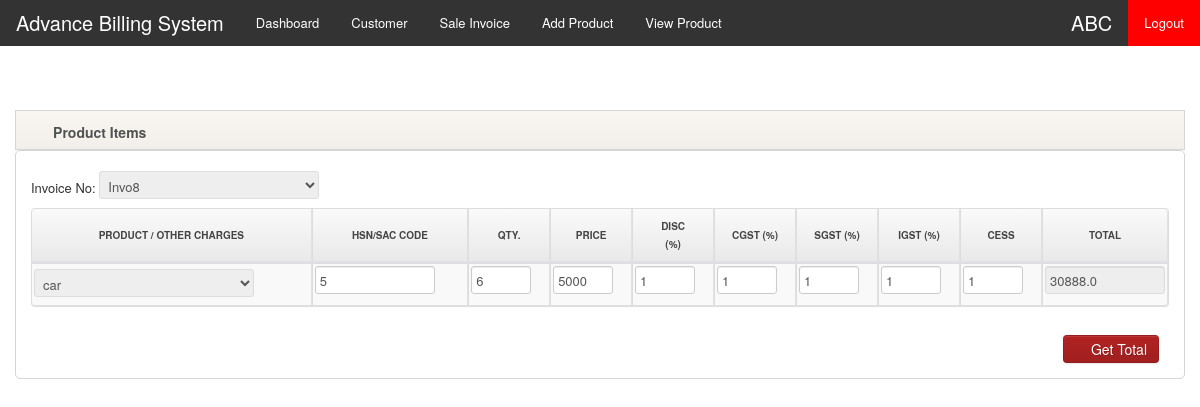
Screenshot of /productUpdate/17/ (signed in) with the database file from the repository.
### organisation/models.py (models this page shows, shortened)
class OrganisationDetails(models.Model):
    company_name = models.CharField(max_length=50)
    company_type = models.CharField(max_length=50)
    pan_number = models.CharField(max_length=10)
    gstin_number = models.CharField(max_length=15)
    address_1 = models.CharField(max_length=90)
    address_2 = models.CharField(max_length=90)
    state = models.CharField(max_length=60)
    city = models.CharField(max_length=60)
    pincode = models.CharField(max_length=6)
    full_name = models.CharField(max_length=50)
    phone = models.CharField(max_length=10)
    email  = models.EmailField()
    user_id = models.CharField(max_length=40)
    password_1 = models.CharField(max_length=40)
    password_2 = models.CharField(max_length=40)

class Product(models.Model):
    companyName = models.ForeignKey(OrganisationDetails, on_delete=models.CASCADE,default="")
    Invoice = models.ForeignKey(Invoice_Details, on_delete=models.CASCADE,default="")
    Product_name = models.CharField(max_length = 50)
    Hsn_code = models.CharField(max_length = 20)
    Qty = models.IntegerField()
    Price = models.IntegerField()
    Discount = models.IntegerField()
    Cgst = models.IntegerField()
    Sgst = models.IntegerField()
    Igst = models.IntegerField()
    Cess = models.IntegerField()
    Total = models.FloatField()

class Invoice_Details(models.Model):
    companyName = models.ForeignKey(OrganisationDetails, on_delete=models.CASCADE,default="")
    Cust_name = models.ForeignKey(CustomerDetails, on_delete=models.CASCADE,default="")
    Invoice_type = models.CharField(max_length = 50)
    Invoice_num = models.CharField(max_length = 10)
    Date = models.DateField(auto_now=False,blank=True)
    Dispatch_through = models.CharField(max_length = 50)
    Due_date = models.DateField(auto_now=False,blank=True)
    Bank = models.CharField(max_length = 20)
    Payment_type = models.CharField(max_length = 20)
    Payment_note = models.TextField(max_length=50)
    T_c = models.TextField(max_length=100)
    Document_note = models.TextField(max_length=100)
    qrcode = models.ImageField(upload_to="", default="", blank=True)
    def __str__(self):
        return self.Invoice_num

### organisation/views.py (the view, shortened to what this page needs)
# urls.py: path('productUpdate/<int:prod_up>/',ProductUpdate,name='ProdUp'),
def ProductUpdate(request,prod_up):
    if 'org' in request.session:
        org = OrganisationDetails.objects.get(user_id = request.session['org'])
        invo = Invoice_Details.objects.filter(companyName=org)
        prod = Product.objects.get(id=prod_up)
        a=AddProduct.objects.get(Product_name=prod.Product_name,companyName=request.session['orgid'])
        xy=prod.Qty
        print("hello",a.Qty,xy)
        return render(request,'updateproduct.html',{'org':org.company_name,'invo':invo,'data':prod})
    else:
        return redirect('login')

### organisation/templates/updateproduct.html (shortened to what this page needs)
{% extends 'base.html' %}
{% block content %}
<head>
</head>
<div class="span12" style="margin-top:10px;">
    <div class="widget-header"> <i class="fa fa-th-list"></i>
        <h3>Product Items</h3>
    </div>
    <form method="POST">
    <div class="widget-content">
        Invoice No:
        <select name="Invoice"  readonly>
            <option value="{{ data.Invoice }}" >
                 {{ data.Invoice }}
            </option>
          </select>
        <table class="invoice-product-items-table table table-striped table-bordered
                                                                 " >
            <thead>
                <tr>
                    <th><center>Product / Other Charges</center></th>
                    <th><center>HSN/SAC Code</center> </th>
                    <th><center>Qty.</center> </th>
                    <th> <center>Price</center> </th>
                    <th class="discount_field"><center>Disc<br>(%)</center> </th>
                    <th><center>CGST (%)</center> </th>
                    <th><center>SGST (%)</center> </th>
                    <th><center>IGST (%)</center> </th>
                    <th><center>CESS</center> </th>
                    <th><center>Total</center></th>
                </tr>
            </thead>
            <tbody>
            <tr>
                    <td>
                        <select name="Product_name" readonly>
                            <option value="{{ data.Product_name }}" >
                                {{ data.Product_name }}
                            </option>
                           </select>
                    </td>
                    <td>
                        <input type="text" name="Hsn_code" id="id_Hsn_code" value="{{ data.Hsn_code }}">
                    </td>
                    <td>
                        <input type="number" name="Qty" id="id_Qty" value="{{ data.Qty }}">
                    </td>
                    <td>
                       <input type="number" name="Price" id="id_Price" value="{{ data.Price }}">
                    </td>
                    <td class="discount_field">
                        <input type="number" name="Discount" id="id_Discount" value="{{ data.Discount }}">
                    </td>
                    <td>
                        <input type="number" name="Cgst" id="id_Cgst" value="{{ data.Cgst }}">
                    </td>
                    <td>
                        <input type="number" name="Sgst" id="id_Sgst" value="{{ data.Sgst }}">
                    </td>
                    <td>
                        <input type="number" name="Igst" id="id_Igst" value="{{ data.Igst }}">
                    </td>
                    <td>
                        <input type="number" name="Cess" id="id_Cess" value="{{ data.Cess }}">
                    </td>
                    <td style="width:90px;">
                        <center>
                            <input type="text" name="Total" value="{{ data.Total }}" required="" id="id_Total" readonly = "readonly">
                        </center>
                    </td>
                </tr>
            </tbody>
        </table>
            <div class="action-btn-container">
                <button onclick="calc();" class="btn btn-primary" style="float:right;margin-top:10px;background-color: firebrick; margin-right: 10px "><i class="fa fa-save"></i>Get Total</button>
                </div>
        </div>
        </div>
{% endblock %}

### organisation/templates/base.html (shortened to what this page needs)
{% load static %}
<html>
    <head>
    <link rel="stylesheet" href="https://stackpath.bootstrapcdn.com/bootstrap/4.1.3/css/bootstrap.min.css">
    <link rel="stylesheet" type="text/css" href="{% static 'OpenSans.css' %}">
    <link rel="stylesheet" type="text/css" href="{% static 'style.css' %}">
    <link rel="stylesheet" type="text/css" href="{% static 'custom.css' %}">
    <link rel="stylesheet" type="text/css" href="{% static 'dashboard.css' %}">
    <link rel="stylesheet" type="text/css" href="{% static 'fieldset.css' %}">
    <link rel="stylesheet" type="text/css" href="{% static 'font-awesome.css' %}">
    <link rel="stylesheet" type="text/css" href="{% static 'footable.bootstrap.min.css' %}">
    <link rel="stylesheet" type="text/css" href="{% static 'jquery-te-1.4.0.css' %}">
    <link rel="stylesheet" type="text/css" href="{% static 'jquery-ui.css' %}">
    <link rel="stylesheet" type="text/css" href="{% static 'multi-select.css' %}">
    <link rel="stylesheet" type="text/css" href="{% static 'plans.css' %}">
    <link rel="stylesheet" type="text/css" href="{% static 'select2.min.css' %}">
    <link rel="stylesheet" type="text/css" href="{% static 'my-bootstrap.min.css' %}">
    <link rel="stylesheet" type="text/css" href="{% static 'bootstrap-tagsinput.css' %}">
    <link rel="stylesheet" type="text/css" href="{% static 'bootstrap-responsive.min.css' %}">
    </head>
    <body>
        <ul>
            <li class = "ret">Advance Billing System</li>
            <li><a href="{% url 'index' %}" >Dashboard</a></li>
            <li><a href="{% url 'customer' %}">Customer</a></li>
            <li><a href="{% url 'invoiceview' %}">Sale Invoice</a></li>
            <li><a href="{% url 'addProductForm' %}">Add Product</a></li>
            <li><a href="{% url 'viewquentity' %}">View Product</a></li>
            <li style="float:right"><a class="active" href="{% url 'logout' %}">Logout</a></li>
            <li style="float:right" class="ret">{{org}}</li>
          </ul>
<br><br><br>
    {% block content %}
    {% endblock %}
</body>
</html>

### organisation/static/style.css (style rules this page uses)
body { background: #f9f6f1; font: 13px/1.7em 'Open Sans'; }
input, button, select, textarea { font-family: 'Open Sans'; }
.table td { vertical-align: middle; }
.table-bordered th { background: #E9E9E9; background:-moz-linear-gradient(top, #FAFAFA 0%, #E9E9E9 100%); background:-webkit-gradient(linear, left top, left bottom, color-stop(0%,#FAFAFA), color-stop(100%,#E9E9E9)); background:-webkit-linear-gradient(top, #FAFAFA 0%,#E9E9E9 100%); background:-o-linear-gradient(top, #FAFAFA 0%,#E9E9E9 100%); background:-ms-linear-gradient(top, #FAFAFA 0%,#E9E9E9 100%); background:linear-gradient(top, #FAFAFA 0%,#E9E9E9 100%); filter: progid:DXImageTransform.Microsoft.gradient(startColorstr='#FAFAFA', endColorstr='#E9E9E9'); -ms-filter: "progid:DXImageTransform.Microsoft.gradient(startColorstr='#FAFAFA', endColorstr='#E9E9E9')"; font-size: 10px; color: #444; text-transform: uppercase; }
.widget-header { position: relative; height: 40px; line-height: 40px; background: #f9f6f1; background:-moz-linear-gradient(top, #f9f6f1 0%, #f2efea 100%); background:-webkit-gradient(linear, left top, left bottom, color-stop(0%,#f9f6f1), color-stop(100%,#f2efea)); background:-webkit-linear-gradient(top, #f9f6f1 0%,#f2efea 100%); background:-o-linear-gradient(top, #f9f6f1 0%,#f2efea 100%); background:-ms-linear-gradient(top, #f9f6f1 0%,#f2efea 100%); background:linear-gradient(top, #f9f6f1 0%,#f2efea 100%); filter: progid:DXImageTransform.Microsoft.gradient(startColorstr='#f9f6f1', endColorstr='#f2efea'); -ms-filter: "progid:DXImageTransform.Microsoft.gradient(startColorstr='#f9f6f1', endColorstr='#f2efea')"; border: 1px solid #d6d6d6; -webkit-background-clip: padding-box; }
.widget-header h3 { position: relative; top: 2px; left: 10px; display: inline-block; margin-right: 3em; font-size: 14px; font-weight: 800; color: #525252; line-height: 18px; text-shadow: 1px 1px 2px rgba(255,255,255,.5); }
.widget-header [class^="fa"], .widget-header [class*="fa"] { display: inline-block; margin-left: 13px; margin-right: -2px; font-size: 16px; color: #555; vertical-align: middle; }
.widget-content { padding: 20px 15px 15px; background: #FFF; border: 1px solid #D5D5D5; -moz-border-radius: 5px; -webkit-border-radius: 5px; border-radius: 5px; }
.widget-content:before, .widget-content:after { content:""; display:table; }
.widget-content:after { clear:both; }
.widget-content { zoom:1; }
.table td { text-align: left; }
.invoice-product-items-table.table thead th { vertical-align: middle; }
.invoice-product-items-table.table td { padding:2px; }
.invoice-product-items-table.table td select { margin:3px 0; }
.btn i { margin: 0 5px 0 0; }

### organisation/static/custom.css (style rules this page uses)
body { min-height: 100%; position: relative; min-width:auto; }
html { height: 100%; }
input, button, select, textarea { padding-left: 4px; }

### organisation/templates/base.html (style rules this page uses)
ul { list-style-type: none; margin: 0; padding: 0; overflow: hidden; background-color: #333; }
li { float: left; }
li a { display: block; color: white; text-align: center; padding: 14px 16px; text-decoration: none; }
.active { background-color: red; }
.ret { display: block; color: white; text-align: center; font-size: 20px; padding: 14px 16px; text-decoration: none; }

### organisation/templates/updateproduct.html (style rules this page uses)
input[type = text] { width: 120px; }
input[type = number] { width: 60px; }

### rows the page displays
OrganisationDetails: company_name "ABC"
Product: Invoice "Invo8", Product_name "car", Hsn_code "5", Qty "6", Price "5000", Discount "1", Cgst "1", Sgst "1", Igst "1", Cess "1", Total "30888.0"
